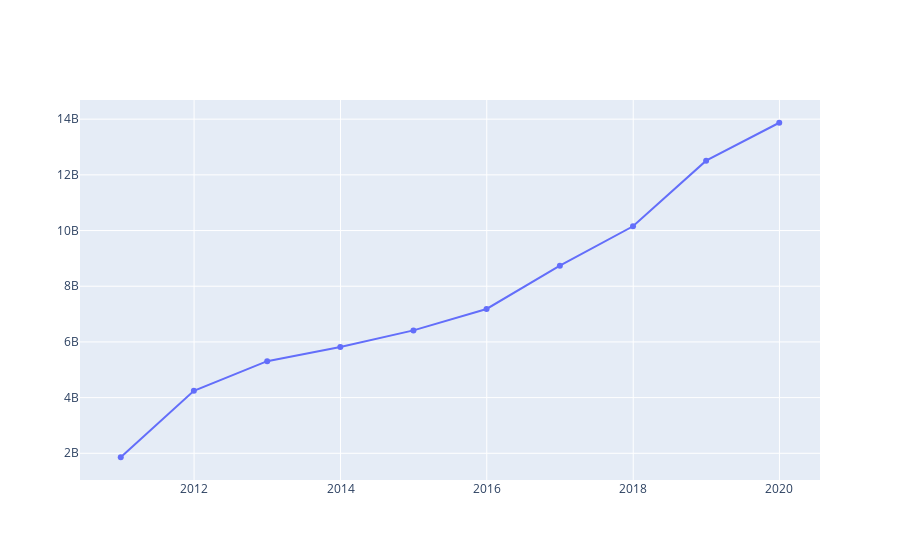

The notebook cell this image was saved under:
### Markdown cell above
## 资产负债表中的几个比率

### Code cell
fig = go.Figure()
fig.add_trace(go.Scatter(x=balancesheet.end_date, y=balancesheet.total_assets))
fig.show()

### Figure 1 — Plotly figure (JSON) as saved in the notebook; plotly's stock layout.template omitted (floating-point values rounded to 4 significant figures)
{"data": [{"type": "scatter", "x": ["2010-12-31", "2011-12-31", "2012-12-31", "2013-12-31", "2014-12-31", "2015-12-31", "2016-12-31", "2017-12-31", "2018-12-31", "2019-12-31"], "y": [1857931814, 4242000000.0, 5308000000.0, 5817000000.0, 6414000000.0, 7183000000.0, 8736000000.0, 10150000000.0, 12510000000.0, 13870000000.0]}], "layout": {"autosize": true, "xaxis": {"autorange": true, "range": ["2010-06-18 20:24:31.2442", "2020-07-13 03:35:28.7558"], "type": "date"}, "yaxis": {"autorange": true, "range": [978000000.0, 14750000000.0], "type": "linear"}}}
